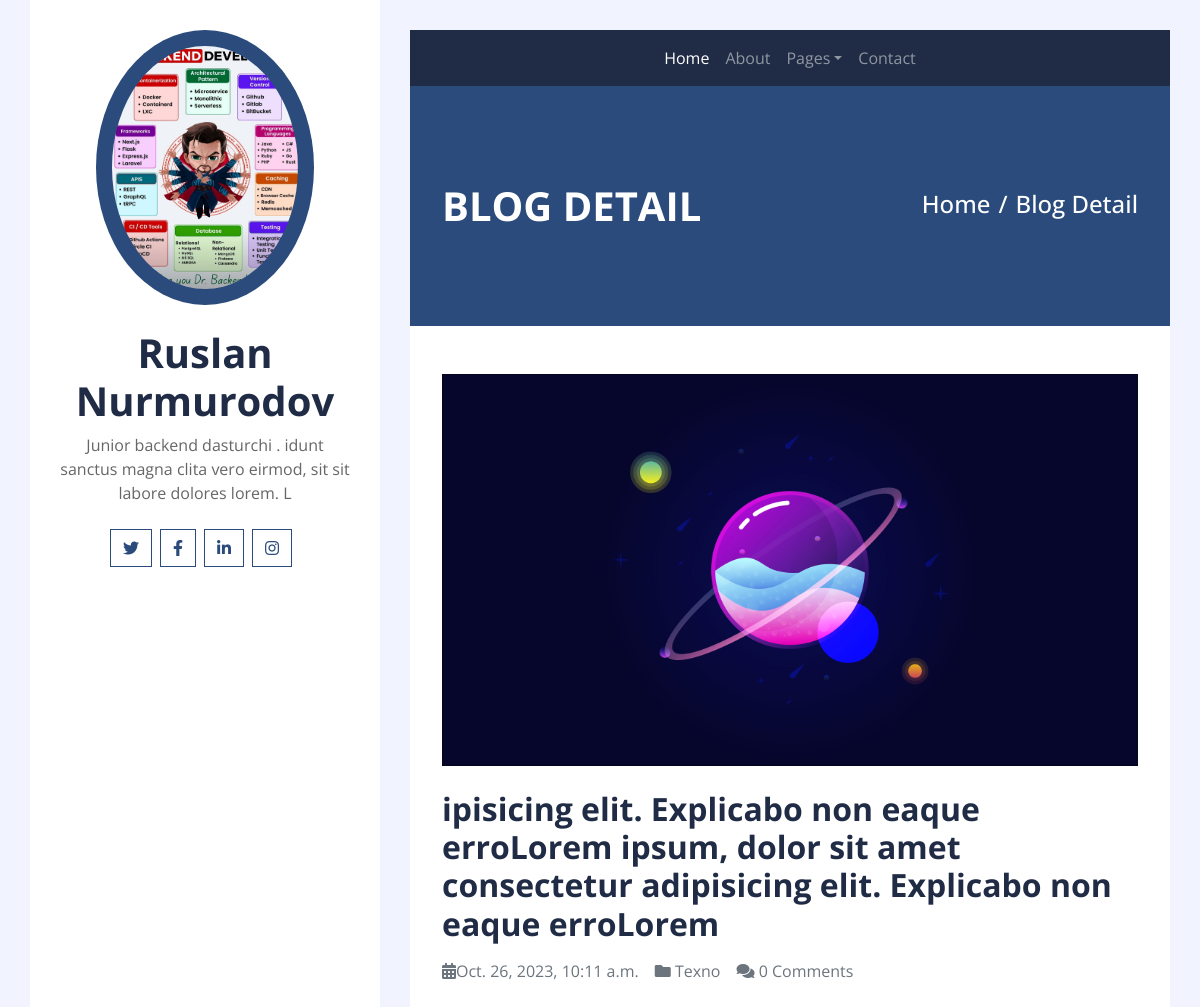
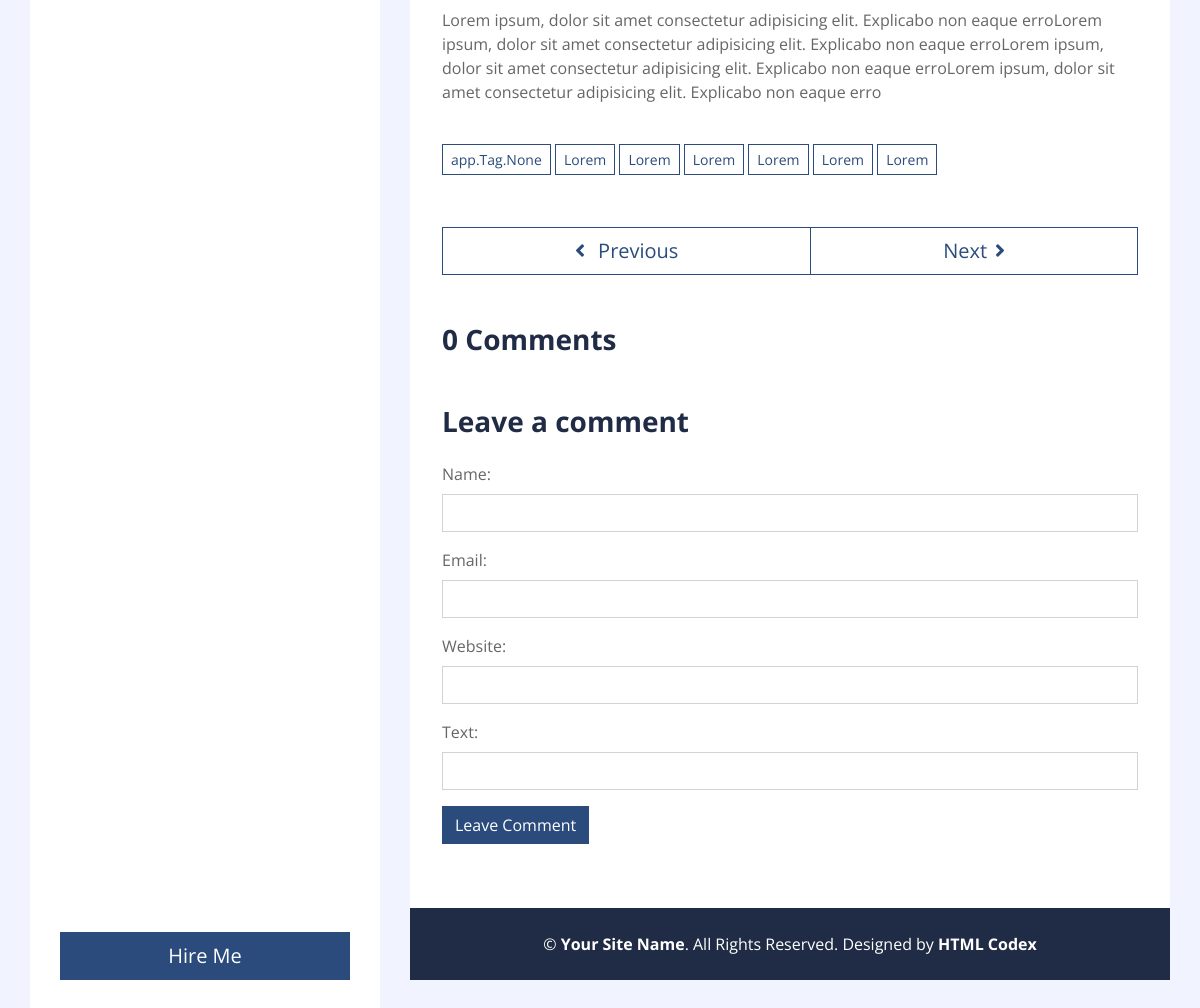
The page /detail/2/ on the database its author committed (2 pictures, top to bottom).
### app/models.py (models this page shows, shortened)
class Person(models.Model):
    name = models.CharField(max_length=100)
    bio = RichTextField()
    img = models.ImageField(upload_to='media/person')
    mini_bio = models.CharField(max_length=100)
    twitter = models.CharField(max_length=100)
    facebook = models.CharField(max_length=100)
    linkedin = models.CharField(max_length=100)
    instagram = models.CharField(max_length=100)
    address = models.CharField(max_length=50)
    phone = models.CharField(max_length=12)
    email = models.EmailField()

class Post(models.Model):
    title = models.CharField(max_length=250)
    text = RichTextField()
    img = models.ImageField(upload_to='media/post')
    category = models.ForeignKey(Category, on_delete=models.CASCADE)
    create_at = models.DateTimeField(auto_now_add=True)
    tag = models.ManyToManyField(Tag)
    comment = models.ForeignKey('Comments', on_delete=models.CASCADE)

class Category(models.Model):
    name = models.CharField(max_length=50)
    def __str__(self):
        return self.name

### app/views.py (the view, shortened to what this page needs)
# urls.py: path('detail/<int:pk>/', detail, name='detail'),
def detail(request, pk):
    post = Post.objects.get(id=pk)
    comments = post.comment.all()
    form = CommentsForm()
    return render(request, 'single.html', {
        'post':post,
        'comments':comments,
        'form':form
        })

### app/forms.py
class CommentsForm(ModelForm):
    class Meta:
        model = Comments
        fields = [
            'name',
            'email',
            'website',
            'text'
        ]
    def __init__(self, *args, **kwargs):
        super(CommentsForm, self).__init__(*args, **kwargs)
        for name, field in self.fields.items():
            field.widget.attrs.update({"class":"form-control"})

### app/context_processors.py (called while the page is built)
def person_data(request):
    person = Person.objects.first
    context = {
        'person':person
    }
    return context

### template/single.html (shortened to what this page needs)
{% extends 'base.html' %}
{% load static %}
{% block content %}
            <div class="container py-5 px-2 bg-primary">
                <div class="row py-5 px-4">
                    <div class="col-sm-6 text-center text-md-left">
                        <h1 class="mb-3 mb-md-0 text-white text-uppercase font-weight-bold">Blog Detail</h1>
                    </div>
                    <div class="col-sm-6 text-center text-md-right">
                        <div class="d-inline-flex pt-2">
                            <h4 class="m-0 text-white"><a class="text-white" href="">Home</a></h4>
                            <h4 class="m-0 text-white px-2">/</h4>
                            <h4 class="m-0 text-white">Blog Detail</h4>
                        </div>
                    </div>
                </div>
            </div>
            <div class="container py-5 px-2 bg-white">
                <div class="row px-4">
                    <div class="col-12">
                        <img class="img-fluid mb-4" src="{{ post.img.url }}" alt="Image">
                        <h2 class="mb-3 font-weight-bold">{{ post.title }}</h2>
                        <div class="d-flex">
                            <p class="mr-3 text-muted"><i class="fa fa-calendar-alt"></i>{{ post.create_at }}</p>
                            <p class="mr-3 text-muted"><i class="fa fa-folder"></i> {{ post.category }}</p>
                            <p class="mr-3 text-muted"><i class="fa fa-comments"></i> {{ comments.count }} Comments</p>
                        </div>
                        <p>{{ post.text | safe }}</p>
                    </div>
                    <div class="col-12 py-4">
                        <a href="" class="btn btn-sm btn-outline-primary mb-1">{{ post.tag }}</a>
                        <a href="" class="btn btn-sm btn-outline-primary mb-1">Lorem</a>
                        <a href="" class="btn btn-sm btn-outline-primary mb-1">Lorem</a>
                        <a href="" class="btn btn-sm btn-outline-primary mb-1">Lorem</a>
                        <a href="" class="btn btn-sm btn-outline-primary mb-1">Lorem</a>
                        <a href="" class="btn btn-sm btn-outline-primary mb-1">Lorem</a>
                        <a href="" class="btn btn-sm btn-outline-primary mb-1">Lorem</a>
                    </div>
                    <div class="col-12 py-4">
                        <div class="btn-group btn-group-lg w-100">
                            <button type="button" class="btn btn-outline-primary"><i class="fa fa-angle-left mr-2"></i> Previous</button>
                            <button type="button" class="btn btn-outline-primary">Next<i class="fa fa-angle-right ml-2"></i></button>
                        </div>
                    </div>
                    <div class="col-12 py-4">
                        <h3 class="mb-4 font-weight-bold">{{ comments.count }} Comments</h3>
                    </div>
                    <div class="col-12">
                        <h3 class="mb-4 font-weight-bold">Leave a comment</h3>
                        <form method="post">
                            {{ form.as_p }}
                            <div class="form-group">
                                <input type="submit" value="Leave Comment" class="btn btn-primary">
                            </div>
                        </form>
                    </div>
                </div>
            </div>
{% endblock content %}

### template/base.html (shortened to what this page needs)
<!DOCTYPE html>
{% load static %}
<html lang="en">
    <head>
        <link href="https://cdnjs.cloudflare.com/ajax/libs/font-awesome/5.10.0/css/all.min.css" rel="stylesheet">
        <link href="{% static 'css/style.css' %}" rel="stylesheet">
    </head>
    <body>
        <div class="wrapper">
            <div class="sidebar">
                <div class="sidebar-text d-flex flex-column h-100 justify-content-center text-center">
                    <img class="mx-auto d-block w-75 bg-primary img-fluid rounded-circle mb-4 p-3" src="{{ person.img.url }}" alt="Image">
                    <h1 class="font-weight-bold">{{ person.name }}</h1>
                    <p class="mb-4">{{ person.mini_bio }}</p>
                    <div class="d-flex justify-content-center mb-5">
                        <a class="btn btn-outline-primary mr-2" href="#"><i class="fab fa-twitter"></i></a>
                        <a class="btn btn-outline-primary mr-2" href="#"><i class="fab fa-facebook-f"></i></a>
                        <a class="btn btn-outline-primary mr-2" href="#"><i class="fab fa-linkedin-in"></i></a>
                        <a class="btn btn-outline-primary mr-2" href="#"><i class="fab fa-instagram"></i></a>
                    </div>
                    <a href="" class="btn btn-lg btn-block btn-primary mt-auto">Hire Me</a>
                </div>
            </div>
            <div class="content">
                <div class="container p-0">
                    <nav class="navbar navbar-expand-lg bg-secondary navbar-dark">
                        <div class="collapse navbar-collapse justify-content-between" id="navbarCollapse">
                            <div class="navbar-nav m-auto">
                                <a href="{% url 'index' %}" class="nav-item nav-link active">Home</a>
                                <a href="{% url 'about' %}" class="nav-item nav-link">About</a>
                                <div class="nav-item dropdown">
                                    <a href="#" class="nav-link dropdown-toggle" data-toggle="dropdown">Pages</a>
                                </div>
                                <a href="{% url 'contact' %}" class="nav-item nav-link">Contact</a>
                            </div>
                        </div>
                    </nav>
                </div>
{% block content %}
{% endblock content %}
                <div class="container py-4 bg-secondary text-center">
                    <p class="m-0 text-white">
                        &copy; <a class="text-white font-weight-bold" href="#">Your Site Name</a>. All Rights Reserved. Designed by <a class="text-white font-weight-bold" href="https://htmlcodex.com">HTML Codex</a>
                    </p>
                </div>
            </div>
        </div>
    </body>
</html>

### rows shown on the page
Person: img (picture), name "Ruslan Nurmurodov", mini_bio "Junior backend dasturchi . idunt sanctus magna clita vero eirmod, sit sit labore dolores lorem. L"
Post: img (picture), title "ipisicing elit. Explicabo non eaque erroLorem ipsum, dolor sit amet consectetur adipisicing elit. Explicabo non eaque erroLorem", create_at "Oct. 26, 2023, 10:11 a.m.", category "Texno", count "0", text "Lorem ipsum, dolor sit amet consectetur adipisicing elit. Explicabo non eaque erroLorem ipsum, dolor sit amet consectetur adipisicing elit. Explicabo non eaque erroLorem ipsum, dolor sit amet consectetur adipisicing elit. Explicabo non eaque erroLorem ipsum, dolor sit amet consectetur adipisicing elit. Explicabo non eaque erro", tag "app.Tag.None"

### other values the page prints
{{ comments.count }} "0"
